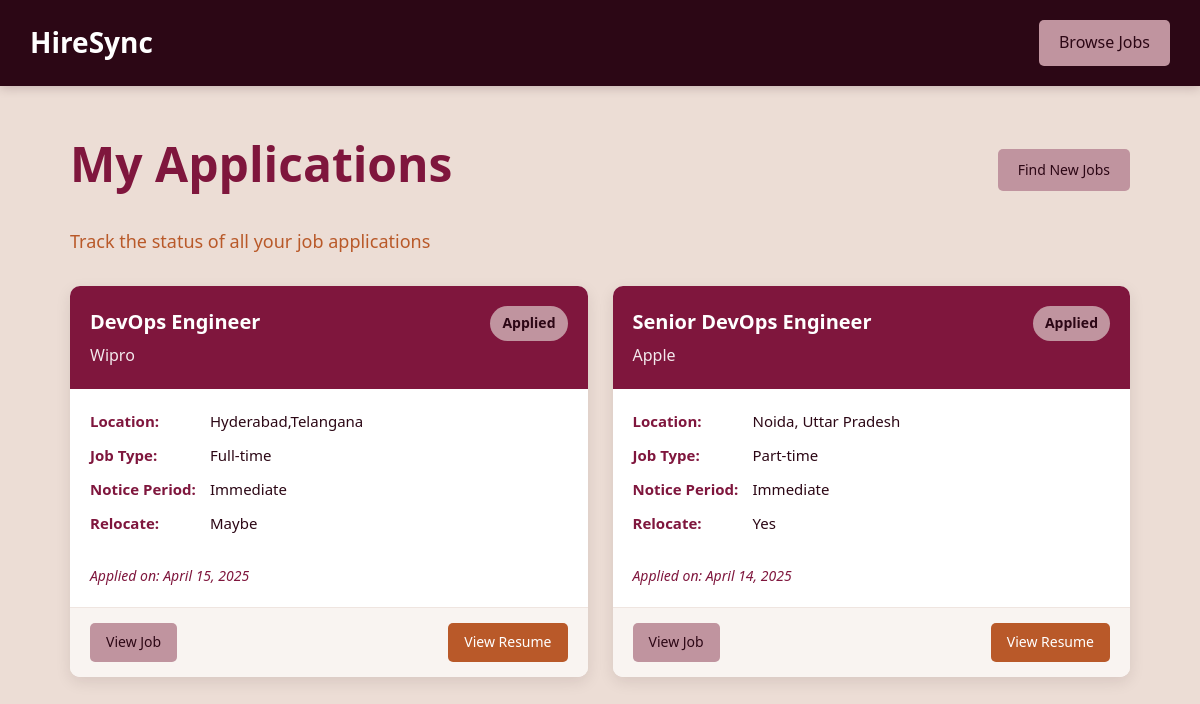
Screenshot of /app2/applied-jobs/ (signed in) with the database file from the repository.
### app2/models.py (models this page shows, shortened)
class JobApplication(models.Model):
    STATUS_CHOICES = [
        ('Applied', 'Applied'),
        ('Under Review', 'Under Review'),
        ('Interview', 'Interview'),
        ('Rejected', 'Rejected'),
        ('Offered', 'Offered'),
        ('Accepted', 'Accepted'),
    ]
    user = models.ForeignKey(CustomUser, on_delete=models.CASCADE, related_name='job_applications')
    job = models.ForeignKey('Job', on_delete=models.CASCADE, related_name='applications')
    first_name = models.CharField(max_length=100)
    last_name = models.CharField(max_length=100)
    email = models.EmailField()
    phone = models.CharField(max_length=20)
    location = models.CharField(max_length=200)
    linkedin = models.URLField(blank=True, null=True)
    current_title = models.CharField(max_length=200, blank=True, null=True)
    experience_years = models.CharField(max_length=50, blank=True, null=True)
    education = models.CharField(max_length=100)
    notice_period = models.CharField(max_length=50)
    skills = models.TextField()
    resume = models.FileField(upload_to='resumes/')
    cover_letter = models.FileField(upload_to='cover_letters/', blank=True, null=True)
    relocate = models.CharField(max_length=10)
    additional_info = models.TextField(blank=True, null=True)
    terms_agree = models.BooleanField(default=False)
    future_contact = models.BooleanField(default=False)
    status = models.CharField(max_length=20, choices=STATUS_CHOICES, default='Applied')
    applied_date = models.DateTimeField(default=timezone.now)
    class Meta:
        ordering = ['-applied_date']
        verbose_name = 'Job Application'
        verbose_name_plural = 'Job Applications'

class Job(models.Model):
    JOB_TYPE_CHOICES = [
        ('Full-time', 'Full-time'),
        ('Part-time', 'Part-time'),
        ('Contract', 'Contract'),
        ('Freelance', 'Freelance'),
        ('Internship', 'Internship'),
    ]
    title = models.CharField(max_length=100)
    companyImage = models.ImageField(upload_to='CompanyImages/', null=True, blank=True)
    description = models.TextField()
    company = models.CharField(max_length=100)
    location = models.CharField(max_length=100)
    responsibilities = models.TextField(blank=True, help_text="Enter responsibilities separated by new lines")
    requirements = models.TextField(blank=True, help_text="Enter requirements separated by new lines")
    benefits = models.TextField(blank=True, help_text="Enter benefits separated by new lines")
    job_type = models.CharField(max_length=20, choices=JOB_TYPE_CHOICES, default='Full-time')
    experience = models.CharField(max_length=50, blank=True)
    education = models.CharField(max_length=100, blank=True)
    salary = models.CharField(max_length=100, blank=True)
    posted_on = models.DateTimeField(auto_now_add=True)

### app2/views.py (the view)
# urls.py: path('applied-jobs/', views.applied_jobs, name='applied_jobs'),
@login_required(login_url='app1:login')
def applied_jobs(request):
    applications = JobApplication.objects.filter(user=request.user).order_by('-applied_date')
    return render(request, 'jobs/applied_jobs.html', {
        'applications': applications
    })

### templates/jobs/applied_jobs.html (shortened to what this page needs)
<!DOCTYPE html>
<html lang="en">
<head>
</head>
<body>
    <!DOCTYPE html>
<html lang="en">
<head>
</head>
<body>
    <div class="page-header">
        <a href="{% url 'app1:home' %}" class="logo"><h1>HireSync</h1></a>
        <div class="header-links">
            <a href="{% url 'app2:job_list' %}">Browse Jobs</a>
        </div>
    </div>
    <div class="container">
        <div class="page-title">
            <h2>My Applications</h2>
            <div class="header-links">
                <a href="{% url 'app2:job_list' %}" class="btn btn-secondary">Find New Jobs</a>
            </div>
        </div>
        <p class="page-subtitle">Track the status of all your job applications</p>
        {% if applications %}
            <div class="applications-container">
                {% for application in applications %}
                    <div class="application-card">
                        <div class="application-header">
                            <h3>{{ application.job.title }}</h3>
                            <div class="application-company">{{ application.job.company }}</div>
                            <span class="application-status status-{{ application.status|lower }}">{{ application.status }}</span>
                        </div>
                        <div class="application-body">
                            <div class="application-info">
                                <div class="info-row">
                                    <div class="info-label">Location:</div>
                                    <div class="info-value">{{ application.job.location }}</div>
                                </div>
                                <div class="info-row">
                                    <div class="info-label">Job Type:</div>
                                    <div class="info-value">{{ application.job.job_type }}</div>
                                </div>
                                <div class="info-row">
                                    <div class="info-label">Notice Period:</div>
                                    <div class="info-value">{{ application.notice_period }}</div>
                                </div>
                                <div class="info-row">
                                    <div class="info-label">Relocate:</div>
                                    <div class="info-value">{{ application.relocate }}</div>
                                </div>
                            </div>
                            <div class="application-date">
                                Applied on: {{ application.applied_date|date:"F j, Y" }}
                            </div>
                        </div>
                        <div class="application-footer">
                            <a href="{% url 'app2:job_detail' application.job.id %}" class="btn btn-secondary">View Job</a>
                            {% if application.resume %}
                                <a href="{{ application.resume.url }}" class="btn btn-primary" target="_blank">View Resume</a>
                            {% endif %}
                        </div>
                    </div>
                {% endfor %}
            </div>
        {% endif %}
    </div>
</body>
</html>
</body>
</html>

### templates/jobs/applied_jobs.html (style rules this page uses)
* { margin: 0; padding: 0; box-sizing: border-box; font-family: 'Segoe UI', Tahoma, Geneva, Verdana, sans-serif; }
body { background-color: #ECDDD5; color: #2C0715; line-height: 1.6; }
.page-header { background-color: #2C0715; padding: 20px 30px; color: white; display: flex; justify-content: space-between; align-items: center; box-shadow: 0 2px 10px rgba(44, 7, 21, 0.2); }
.page-header .logo { text-decoration: none; color: white; }
.page-header h1 { font-size: 28px; font-weight: 600; }
.header-links a { display: inline-block; padding: 10px 20px; text-decoration: none; border-radius: 5px; font-weight: 500; transition: all 0.3s ease; background-color: #C0949F; color: #2C0715; margin-left: 10px; }
.container { max-width: 1100px; margin: 40px auto; padding: 0 20px; }
.page-title { margin-bottom: 25px; color: #7F163D; font-size: 32px; font-weight: 600; display: flex; justify-content: space-between; align-items: center; }
.page-subtitle { font-size: 18px; color: #B95929; margin-bottom: 30px; }
.applications-container { display: grid; grid-template-columns: repeat(auto-fill, minmax(340px, 1fr)); gap: 25px; }
.application-card { background-color: white; border-radius: 10px; box-shadow: 0 5px 15px rgba(44, 7, 21, 0.1); overflow: hidden; transition: all 0.3s ease; display: flex; flex-direction: column; }
.application-header { padding: 20px; background-color: #7F163D; color: white; position: relative; }
.application-header h3 { font-size: 20px; margin-bottom: 5px; padding-right: 80px; }
.application-company { font-size: 16px; opacity: 0.9; }
.application-status { position: absolute; top: 20px; right: 20px; padding: 6px 12px; border-radius: 20px; font-size: 14px; font-weight: 600; }
.status-applied { background-color: #C0949F; color: #2C0715; }
.application-body { padding: 20px; flex-grow: 1; display: flex; flex-direction: column; }
.application-info { margin-bottom: 20px; }
.info-row { display: flex; margin-bottom: 10px; font-size: 15px; }
.info-label { width: 120px; font-weight: 600; color: #7F163D; }
.info-value { flex: 1; }
.application-date { margin-top: auto; font-size: 14px; color: #7F163D; font-style: italic; }
.application-footer { background-color: #f9f4f1; padding: 15px 20px; border-top: 1px solid #efe5e0; display: flex; justify-content: space-between; }
.btn { padding: 8px 16px; border-radius: 5px; font-size: 14px; font-weight: 500; text-decoration: none; display: inline-block; transition: all 0.3s ease; cursor: pointer; }
.btn-primary { background-color: #B95929; color: white; }
.btn-secondary { background-color: #C0949F; color: #2C0715; }

### rows the page displays
JobApplication: job "DevOps Engineer", job.company "Wipro", status "Applied", job.location "Hyderabad,Telangana", job.job_type "Full-time", notice_period "Immediate", relocate "Maybe", applied_date "April 15, 2025"
JobApplication: job "Senior DevOps Engineer", job.company "Apple", status "Applied", job.location "Noida, Uttar Pradesh", job.job_type "Part-time", notice_period "Immediate", relocate "Yes", applied_date "April 14, 2025"
